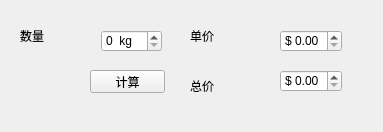
<?xml version="1.0" encoding="UTF-8"?>
<ui version="4.0">
 <class>spinbox_form</class>
 <widget class="QWidget" name="spinbox_form">
  <property name="geometry">
   <rect>
    <x>0</x>
    <y>0</y>
    <width>383</width>
    <height>132</height>
   </rect>
  </property>
  <property name="windowTitle">
   <string>Form</string>
  </property>
  <widget class="QSpinBox" name="spinNumber">
   <property name="geometry">
    <rect>
     <x>101</x>
     <y>30</y>
     <width>61</width>
     <height>22</height>
    </rect>
   </property>
   <property name="suffix">
    <string>  kg</string>
   </property>
  </widget>
  <widget class="QDoubleSpinBox" name="spinPrice">
   <property name="geometry">
    <rect>
     <x>280</x>
     <y>30</y>
     <width>62</width>
     <height>22</height>
    </rect>
   </property>
   <property name="prefix">
    <string>$ </string>
   </property>
   <property name="singleStep">
    <double>0.100000000000000</double>
   </property>
  </widget>
  <widget class="QDoubleSpinBox" name="spinTotal">
   <property name="geometry">
    <rect>
     <x>280</x>
     <y>70</y>
     <width>62</width>
     <height>22</height>
    </rect>
   </property>
   <property name="prefix">
    <string>$ </string>
   </property>
   <property name="singleStep">
    <double>0.100000000000000</double>
   </property>
  </widget>
  <widget class="QPushButton" name="btnCalculate">
   <property name="geometry">
    <rect>
     <x>90</x>
     <y>70</y>
     <width>75</width>
     <height>23</height>
    </rect>
   </property>
   <property name="text">
    <string>计算</string>
   </property>
  </widget>
  <widget class="QLabel" name="label">
   <property name="geometry">
    <rect>
     <x>20</x>
     <y>30</y>
     <width>54</width>
     <height>12</height>
    </rect>
   </property>
   <property name="text">
    <string>数量</string>
   </property>
  </widget>
  <widget class="QLabel" name="label_2">
   <property name="geometry">
    <rect>
     <x>190</x>
     <y>30</y>
     <width>54</width>
     <height>12</height>
    </rect>
   </property>
   <property name="text">
    <string>单价</string>
   </property>
  </widget>
  <widget class="QLabel" name="label_3">
   <property name="geometry">
    <rect>
     <x>190</x>
     <y>80</y>
     <width>54</width>
     <height>12</height>
    </rect>
   </property>
   <property name="text">
    <string>总价</string>
   </property>
  </widget>
 </widget>
 <resources/>
 <connections/>
</ui>
